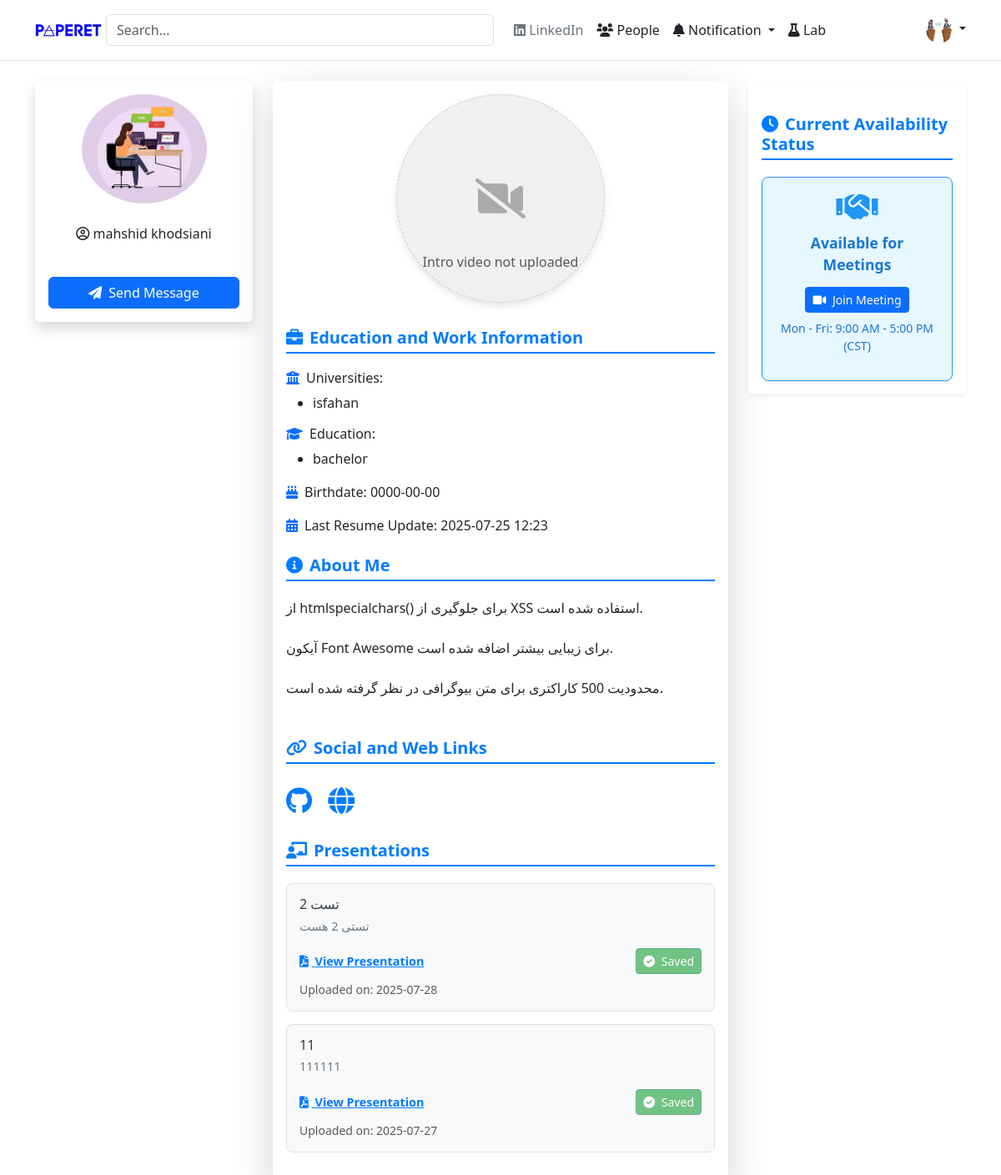
Page /people/profile.php?id=1 (signed in) on the committed database.
### tables this page shows
CREATE TABLE `users` (
  `id` int(12) NOT NULL,
  `name` varchar(255) DEFAULT NULL,
  `family` varchar(255) DEFAULT NULL,
  `email` varchar(255) DEFAULT NULL,
  `password` varchar(255) DEFAULT NULL,
  `reset_code` varchar(255) DEFAULT NULL,
  `reset_code_expires_at` datetime DEFAULT NULL,
  `google_id` varchar(255) DEFAULT NULL,
  `is_google_user` tinyint(1) DEFAULT 0,
  `profile_pic` varchar(255) DEFAULT NULL,
  `university` varchar(255) DEFAULT NULL,
  `birthdate` date DEFAULT NULL,
  `education` varchar(255) DEFAULT NULL,
  `workplace` varchar(255) DEFAULT NULL,
  `meeting_info` text DEFAULT NULL,
  `linkedin_url` varchar(255) DEFAULT NULL,
  `x_url` varchar(255) DEFAULT NULL,
  `google_scholar_url` varchar(255) DEFAULT NULL,
  `github_url` varchar(255) DEFAULT NULL,
  `website_url` varchar(255) DEFAULT NULL,
  `custom_profile_link` varchar(255) DEFAULT NULL,
  `availability_status` enum('available','busy','meeting_link','google_calendar_embed') DEFAULT 'available',
  `meeting_link` varchar(255) DEFAULT NULL,
  `google_calendar` varchar(255) DEFAULT NULL,
  `resume_pdf_path` varchar(255) DEFAULT NULL,
  `intro_video_path` varchar(255) DEFAULT NULL,
  `last_resume_update` varchar(255) DEFAULT NULL,
  `biography` longtext DEFAULT NULL,
  `created_at` timestamp NOT NULL DEFAULT current_timestamp(),
  `updated_at` timestamp NOT NULL DEFAULT current_timestamp() ON UPDATE current_timestamp()
);

CREATE TABLE `presentations` (
  `id` int(10) UNSIGNED NOT NULL,
  `user_id` int(10) UNSIGNED NOT NULL,
  `title` varchar(255) NOT NULL,
  `description` text DEFAULT NULL,
  `file_path` varchar(500) DEFAULT NULL,
  `created_at` datetime DEFAULT current_timestamp()
);

### people/profile.php (the view, shortened to what this page needs)
<?php
include "../config.php";
$user = null;
$profileId = null;
$presentations = [];
$savedPresentationIds = [];
$loggedInUserId = $_SESSION['user_id'] ?? ($_SESSION['user_data']['id'] ?? null);
if (isset($_GET['id']) && is_numeric($_GET['id'])) {
    $profileId = intval($_GET['id']);
    $sql = "SELECT id, name, family, email, profile_pic, university, birthdate, education, workplace, meeting_info, linkedin_url, x_url, google_scholar_url, github_url, website_url, biography, custom_profile_link, availability_status, meeting_link, google_calendar, last_resume_update, intro_video_path
            FROM users
            WHERE id = ?";
    $stmt = $conn->prepare($sql);
    if ($stmt) {
        $stmt->bind_param("i", $profileId);
        $stmt->execute();
        $result = $stmt->get_result();
        if ($result->num_rows > 0) {
            $user = $result->fetch_assoc();
        } else {
            error_log("User not found for profileId: " . $profileId);
        }
    } else {
        error_log("Failed to prepare statement in profile.php: " . $conn->error);
    }
    if ($user) {
        $presentations_sql = "SELECT id, title, description, file_path, created_at FROM presentations WHERE user_id = ? ORDER BY created_at DESC";
        $presentations_stmt = $conn->prepare($presentations_sql);
        if ($presentations_stmt) {
            $presentations_stmt->bind_param("i", $profileId);
            $presentations_stmt->execute();
            $presentations_result = $presentations_stmt->get_result();
            while ($row = $presentations_result->fetch_assoc()) {
                $presentations[] = $row;
            }
        } else {
            error_log("Failed to prepare presentations statement in profile.php: " . $conn->error);
        }
        if ($loggedInUserId) {
            $saved_sql = "SELECT presentation_id FROM saved_presentations WHERE user_id = ?";
            $saved_stmt = $conn->prepare($saved_sql);
            if ($saved_stmt) {
                $saved_stmt->bind_param("i", $loggedInUserId);
                $saved_stmt->execute();
                $saved_result = $saved_stmt->get_result();
                while ($row = $saved_result->fetch_assoc()) {
                    $savedPresentationIds[] = $row['presentation_id'];
                }
            } else {
                error_log("Failed to prepare saved presentations statement: " . $conn->error);
            }
        }
    }
}
$user_universities_array = !empty($user['university']) ? explode(';', $user['university']) : [];
$user_educations_array = !empty($user['education']) ? explode(';', $user['education']) : [];
?>
<!DOCTYPE html>
<html lang="en">
<head>
    <?php include "../includes.php"; ?>
</head>
<body>
    <?php include "header.php"; ?>
    <div class="container mt-4">
        <div class="row">
            <?php include "sidebar.php"; ?>
            <div class="col-md-6">
                <div class="main-content shadow-lg p-3 mb-5 bg-white rounded">
                    <?php
                    $introVideoPath = htmlspecialchars($user['intro_video_path'] ?? '');
                    $hasVideo = !empty($introVideoPath) && file_exists($introVideoPath);
                    ?>
                    <div class="circular-video-container <?= !$hasVideo ? 'no-video' : '' ?>" id="introVideoContainer">
                        <?php if ($hasVideo) : ?>
                            <video id="introVideo" preload="metadata">
                                <source src="<?= $introVideoPath ?>" type="video/mp4">
                                Your browser does not support the video tag.
                            </video>
                            <div class="control-button-overlay" id="videoOverlay">
                                <i class="fas fa-play" id="controlButtonIcon"></i>
                            </div>
                        <?php else : ?>
                            <i class="fas fa-video-slash"></i>
                            <p class="text-muted mt-3" style="position: absolute; bottom: 20px;">Intro video not uploaded</p>
                        <?php endif; ?>
                    </div>
                    <div class="mb-4">
                        <h5 class="profile-section-title"><i class="fas fa-briefcase me-2"></i>Education and Work Information</h5>
                        <?php if (!empty($user_universities_array)) : ?>
                            <h6><i class="fas fa-university me-2 text-primary"></i>Universities:</h6>
                            <ul>
                                <?php foreach ($user_universities_array as $uni) : ?>
                                    <li><?= htmlspecialchars(trim($uni)) ?></li>
                                <?php endforeach; ?>
                            </ul>
                        <?php endif; ?>
                        <?php if (!empty($user_educations_array)) : ?>
                            <h6><i class="fas fa-graduation-cap me-2 text-primary"></i>Education:</h6>
                            <ul>
                                <?php foreach ($user_educations_array as $edu) : ?>
                                    <li><?= htmlspecialchars(trim($edu)) ?></li>
                                <?php endforeach; ?>
                            </ul>
                        <?php endif; ?>
                        <?php if (!empty($user['birthdate'])) : ?>
                            <p><i class="fas fa-birthday-cake me-2 text-primary"></i>Birthdate: <?= htmlspecialchars($user['birthdate']) ?></p>
                        <?php endif; ?>
                        <?php if (!empty($user['last_resume_update'])) : ?>
                            <p><i class="fas fa-calendar-alt me-2 text-primary"></i>Last Resume Update: <?= date('Y-m-d H:i', strtotime($user['last_resume_update'])) ?></p>
                        <?php endif; ?>
                    </div>
                    <?php if (!empty($user['biography'])) : ?>
                        <div class="mb-4">
                            <h5 class="profile-section-title"><i class="fas fa-info-circle me-2"></i>About Me</h5>
                            <p class="text-justify"><?= nl2br(htmlspecialchars($user['biography'])) ?></p>
                        </div>
                    <?php endif; ?>
                    <?php if (!empty($user['linkedin_url']) || !empty($user['x_url']) || !empty($user['google_scholar_url']) || !empty($user['github_url']) || !empty($user['website_url'])) : ?>
                        <div class="mb-4">
                            <h5 class="profile-section-title"><i class="fas fa-link me-2"></i>Social and Web Links</h5>
                            <div class="social-links">
                                <?php if (!empty($user['github_url'])) : ?>
                                    <a href="<?= htmlspecialchars($user['github_url']) ?>" target="_blank" title="GitHub"><i class="fab fa-github"></i></a>
                                <?php endif; ?>
                                <?php if (!empty($user['website_url'])) : ?>
                                    <a href="<?= htmlspecialchars($user['website_url']) ?>" target="_blank" title="Website"><i class="fas fa-globe"></i></a>
                                <?php endif; ?>
                            </div>
                        </div>
                    <?php endif; ?>
                    <?php if (!empty($presentations)) : ?>
                        <div class="mb-4">
                            <h5 class="profile-section-title"><i class="fas fa-chalkboard-teacher me-2"></i>Presentations</h5>
                            <?php foreach ($presentations as $presentation) : ?>
                                <div class="presentation-item">
                                    <h6><?= htmlspecialchars($presentation['title']) ?></h6>
                                    <?php if (!empty($presentation['description'])) : ?>
                                        <p><?= nl2br(htmlspecialchars($presentation['description'])) ?></p>
                                    <?php endif; ?>
                                    <div class="actions">
                                        <?php if (!empty($presentation['file_path'])) : ?>
                                            <p class="mb-0">
                                                <a href="<?= htmlspecialchars($presentation['file_path']) ?>" target="_blank" class="view-link">
                                                    <i class="fas fa-file-pdf me-1"></i> View Presentation
                                                </a>
                                            </p>
                                        <?php endif; ?>
                                        <?php
                                        $isLoggedIn = !empty($loggedInUserId);
                                        $isOwnPresentation = ($loggedInUserId == $profileId);
                                        $isAlreadySaved = in_array($presentation['id'], $savedPresentationIds);
                                        if ($isLoggedIn && !$isOwnPresentation) :
                                            if ($isAlreadySaved) : ?>
                                                <button class="btn btn-success btn-sm btn-saved" disabled>
                                                    <i class="fas fa-check-circle me-1"></i> Saved
                                                </button>
                                        <?php endif;
                                        endif; ?>
                                    </div>
                                    <small class="text-muted mt-2 d-block">Uploaded on: <?= date('Y-m-d', strtotime($presentation['created_at'])) ?></small>
                                </div>
                            <?php endforeach; ?>
                        </div>
                    <?php endif; ?>
                </div>
            </div>
            <div class="col-md-3">
                <div class="optional-sidebar shadow-sm p-3 mb-5 bg-white rounded">
                    <h5 class="profile-section-title mt-4">
                        <i class="fas fa-clock me-2"></i>Current Availability Status
                    </h5>
                    <div class="availability-status-box
                        <?php
                        switch ($user['availability_status'] ?? '') {
                            case 'meeting_link':
                                echo 'status-meeting-link';
                                break;
                        }
                        ?>
                    ">
                        <?php if (($user['availability_status'] ?? '') == 'available') : ?>
                            <i class="fas fa-circle-check status-icon"></i>
                            <p class="status-text">Currently Available</p>
                            <?php if (!empty($user['meeting_info'])) : ?>
                                <p class="small"><?= htmlspecialchars($user['meeting_info']) ?></p>
                            <?php endif; ?>
                        <?php elseif (($user['availability_status'] ?? '') == 'meeting_link' && !empty($user['meeting_link'])) : ?>
                            <i class="fas fa-handshake status-icon"></i>
                            <p class="status-text">Available for Meetings</p>
                            <a href="<?= htmlspecialchars($user['meeting_link']) ?>" target="_blank" class="btn btn-primary btn-sm mt-2">
                                <i class="fas fa-video me-1"></i> Join Meeting
                            </a>
                            <?php if (!empty($user['meeting_info'])) : ?>
                                <p class="small mt-2"><?= htmlspecialchars($user['meeting_info']) ?></p>
                            <?php endif; ?>
                        <?php else : ?>
                            <i class="fas fa-question-circle status-icon"></i>
                            <p class="status-text">Availability status not set</p>
                        <?php endif; ?>
                    </div>
                </div>
            </div>
        </div>
    </div>
</body>
</html>

### people/sidebar.php (shortened to what this page needs)
<div class="col-md-3">
    <div class="sidebar-content shadow p-3 mb-5 bg-white rounded">
        <div class="text-center mb-4">
            <img decoding="async" width="150" height="150"
                src="../<?= !empty($user['profile_pic']) ? $user['profile_pic'] : '../images/2.png'; ?>"
                class="img-fluid rounded-circle" alt="profile-pic">
        </div>
        <div class="text-center mb-4">
            <p class="">
                <i class="far fa-user-circle"></i>
                <?= $user['name'] . " " . $user['family']; ?>
            </p>
        </div>
        <div class="list-group">
            <?php
            if (isset($_SESSION['user_data']['id'])) {
                $loggedInUserId = $_SESSION['user_data']['id'];
                if ($loggedInUserId != $user['id']) {
            ?>
                    <button type="button" class="btn btn-primary w-100 mt-3" data-bs-toggle="modal" data-bs-target="#messageModal">
                        <i class="fas fa-paper-plane me-2"></i>Send Message
                    </button>
            <?php
                }
            }
            ?>
        </div>
    </div>
</div>

### rows in the picture
users: profile_pic (picture), name "mahshid", family "khodsiani", university "isfahan", education "bachelor", birthdate "0000-00-00", last_resume_update "2025-07-25 12:23", biography "از htmlspecialchars() برای جلوگیری از XSS استفاده شده است. آیکون Font Awesome برای زیبایی بیشتر اضافه شده است. محدودیت 500 کاراکتری برای متن بیوگرافی در نظر گرفته شده است.", meeting_info "Mon - Fri: 9:00 AM - 5:00 PM (CST)"
presentations: title "تست 2", description "تستی 2 هست", shows "Saved", created_at "2025-07-28"
presentations: title "11", description "111111", shows "Saved", created_at "2025-07-27"
